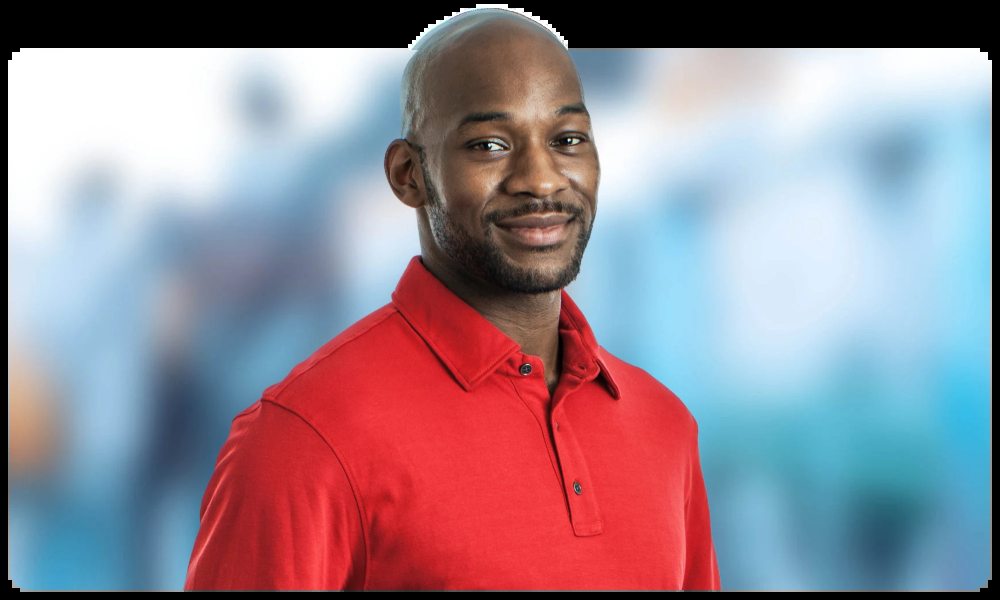
#> input picture backend/img.webp, 2000 x 1200 px (shown at 1/2 size)
$ python -i utils.py   (imports and definitions only)
#> lines starting #> are read from the running program, lines starting #| are printed output that depends on the picture
from ultralytics import YOLO
import cv2
import random
import numpy as np


# 0: Nose 1: Left Eye 2: Right Eye 3: Left Ear 4: Right Ear 5: Left Shoulder 6: Right Shoulder 7: Left Elbow 8: Right Elbow 9: Left Wrist 10: Right Wrist 11: Left Hip 12: Right Hip 13: Left Knee 14: Right Knee 15: Left Ankle 16: Right Ankle
pairs = [(15, 13), (16, 14),(13, 11),(12, 14),(11, 12),(11, 5),(12, 6),(5, 6),(5, 7),(6, 8),(7, 9),(8, 10),(0, 1),(0, 2),(1, 3),(2, 4)]
last_10_keypoints = []

CONTOURS_LEVELS = {
    1: {
        "blur_kernel_size": 3,
        "laplacian_kernel_size": 3,
        "laplacian_scale": 1.9,
        "laplacian_delta": 20,
    },
    2: {
        "blur_kernel_size": 5,
        "laplacian_kernel_size": 5,
        "laplacian_scale": 1,
        "laplacian_delta": -20,
    },
    3: {
        "blur_kernel_size": 7,
        "laplacian_kernel_size": 5,
        "laplacian_scale": 1,
        "laplacian_delta": -10,
    },
    4: {
        "blur_kernel_size": 11,
        "laplacian_kernel_size": 5,
        "laplacian_scale": 1,
        "laplacian_delta": 0,
    },
    5: {
        "blur_kernel_size": 17,
        "laplacian_kernel_size": 5,
        "laplacian_scale": 1.2,
        "laplacian_delta": 10,
    },
}

COLORS = [
    (255, 0, 0),     # Red
    (0, 255, 0),     # Green
    (0, 0, 255),     # Blue
    (255, 255, 0),   # Yellow
    (255, 0, 255),   # Magenta
    (0, 255, 255),   # Cyan
    (128, 0, 0),     # Maroon
    (128, 128, 0),   # Olive
    (0, 128, 0),     # Dark Green
    (128, 0, 128),   # Purple
    (0, 128, 128),   # Teal
    (0, 0, 128),     # Navy
    (192, 192, 192), # Silver
    (128, 128, 128), # Gray
    (255, 165, 0),   # Orange
]

# [1 line that did not run here, left out]
# [1 line that did not run here, left out]
# [1 line that did not run here, left out]

# [16 lines left out: function add_kpts, not called in this run]

def bounding_box(frame):
    result = model_det(frame, verbose=False)
    return result[0].plot()

def track_left(frame):
    return track(frame, 10)
def track_right(frame):
    return track(frame, 9)
def track_nose(frame):
    return track(frame, 0)

# [20 lines left out: function track, not called in this run]

def mask_blur_pose(frame):
    pose = model_pose(frame, verbose=False) # we will use pose coord from this
    frame = mask_blur(frame)
    if pose[0].keypoints[0].xy.shape[1]:
        return add_kpts(frame, pose[0].keypoints)
    return frame

# [99 lines left out: functions mask_color_pose, mask_blur, mask_color, segmentation, pose, pose_black and 2 more, not called in this run]

def raw(frame):
    return frame

>>> import cv2
>>> picture = cv2.imread('img.webp', cv2.IMREAD_GRAYSCALE)
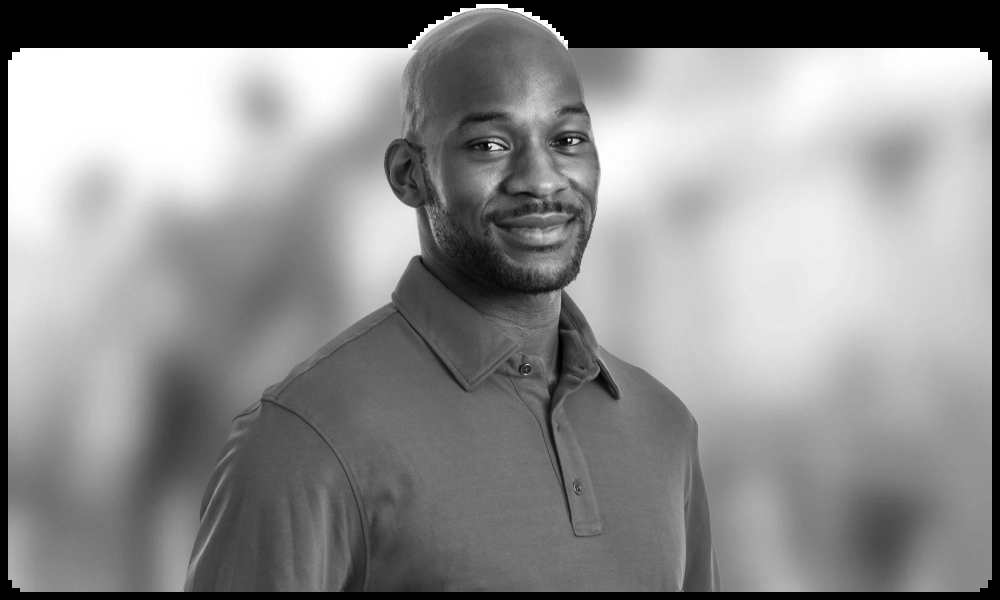
#> picture: shape (1200, 2000) (shown at 1/2 size); min 0, max 255, mean 140.9
#> (the run stopped early here; a loop or call above may not have finished)
